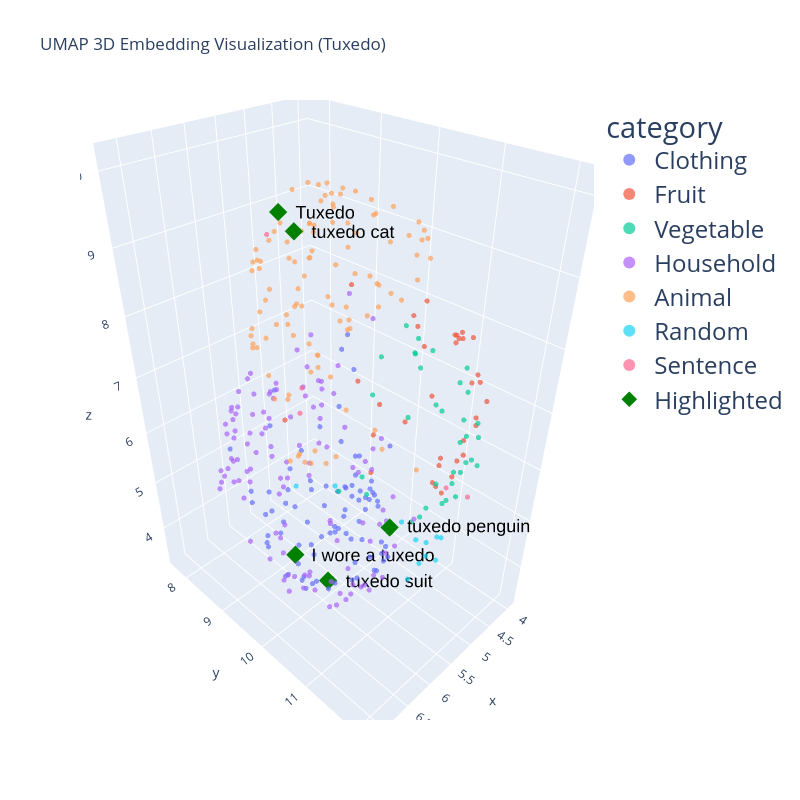

Source (notebook cell):
### Markdown cell above
## Highlight tuxedo related embeddings

### Code cell
import plotly.express as px
import plotly.graph_objects as go

# Highlight specific points

fig = px.scatter_3d(
    df,
    x="x", y="y", z="z",
    color="category" if "category" in df.columns else None,
    opacity=0.7,
    hover_name="name",
    title="UMAP 3D Embedding Visualization (Tuxedo)"
)
fig.update_traces(marker=dict(size=3)) 
fig.update_layout(
    height=800,
    width=800,
    legend=dict(
        font=dict(size=24),
        itemsizing='constant',  
        itemwidth=40            
    )
)

fig.add_trace(go.Scatter3d(
    x=highlight_tuxedo_df["x"],
    y=highlight_tuxedo_df["y"],
    z=highlight_tuxedo_df["z"],
    mode="markers+text",
    marker=dict(size=6, color="green", symbol="diamond"),
    text=highlight_tuxedo_df["name"],
    textposition="middle right", 
    textfont=dict(size=18, color="black", family="Arial"),
    name="Highlighted"
))
fig.show()

### Figure 1 — Plotly figure (JSON) as saved in the notebook; plotly's stock layout.template omitted (floating-point values rounded to 4 significant figures)
{"data": [{"hovertemplate": "<b>%{hovertext}</b><br><br>category=Clothing<br>x=%{x}<br>y=%{y}<br>z=%{z}<extra></extra>", "hovertext": ["T-Shirt", "Dress Shirt", "Blouse", "Tank Top", "Sweater", "Cardigan", "Hoodie", "Jacket", "Blazer", "Coat", "Trench Coat", "Raincoat", "Denim Jacket", "Leather Jacket", "Puffer Jacket", "Jeans", "Trousers", "Chinos", "Leggings", "Shorts", "Capri Pants", "Cargo Pants", "Sweatpants", "Skirt", "Mini Skirt", "Maxi Skirt", "Pencil Skirt", "Dress", "Evening Gown", "Sundress", "Suit", "Tuxedo", "Overalls", "Jumpsuit", "Tracksuit", "Bikini", "One-Piece Swimsuit", "Board Shorts", "Swim Trunks", "Bra", "Panties", "Boxers", "Briefs", "Sports Bra", "Lingerie", "Thermal Underwear", "Undershirt", "Socks", "Stockings", "Tights", "Compression Socks", "Hat", "Cap", "Beanie", "Fedora", "Sun Hat", "Bucket Hat", "Scarf", "Gloves", "Mittens", "Belt", "Suspenders", "Shoes", "Sneakers", "Boots", "Sandals", "Loafers", "Heels", "Slippers", "Flip Flops", "Clogs", "Dress Shoes", "Pajamas", "Nightgown", "Robe", "Bathrobe", "Sleep Shorts", "Sleep Shirt", "Workwear", "Uniform", "Apron", "Lab Coat", "Scrubs", "Chef Coat", "Coveralls", "Hi-Vis Vest"], "legendgroup": "Clothing", "marker": {"color": "#636efa", "opacity": 0.7, "size": 3, "symbol": "circle"}, "mode": "markers", "name": "Clothing", "scene": "scene", "showlegend": true, "type": "scatter3d", "x": [5.974, 5.715, 5.626, 6.077, 6.118, 6.455, 6.184, 6.204, 6.338, 6.169, 6.184, 6.473, 5.842, 6.127, 6.133, 4.811, 4.872, 7.082, 4.838, 4.579, 5.164, 5.335, 4.908, 5.548, 5.631, 5.727, 5.462, 5.636, 5.437, 5.11, 5.682, 6.668, 5.071, 5.549, 5.274, 4.83, 6.246, 5.537, 6.633, 4.688, 4.962, 4.362, 4.359, 5.567, 5.165, 5.233, 6.522, 4.264, 4.552, 4.487, 5.269, 4.704, 4.549, 6.585, 6.166, 4.774, 4.941, 6.119, 4.382, 4.265, 5.608, 5.017, 3.986, 4.059, 4.217, 3.936, 4.6, 4.207, 4.214, 3.922, 5.046, 4.412, 4.887, 7.211, 5.33, 6.836, 5.337, 5.202, 4.961, 5.382, 5.215, 6.422, 6.847, 6.405, 5.016, 5.935], "y": [8.968, 9.121, 8.959, 9.504, 8.441, 9.22, 8.885, 8.908, 9.32, 8.832, 9.757, 9.711, 10.06, 9.896, 9.995, 9.493, 9.235, 10.81, 9.396, 9.89, 10.65, 10.41, 9.843, 9.252, 10.41, 10.4, 10.63, 8.65, 10.18, 8.792, 8.403, 10.1, 9.918, 9.32, 9.221, 9.38, 10.39, 10.74, 10.22, 9.381, 8.977, 9.611, 9.49, 9.739, 8.874, 10.65, 10.65, 9.061, 8.899, 9.52, 10.59, 8.622, 8.926, 8.641, 10.67, 9.2, 9.683, 8.441, 9.251, 9.821, 8.267, 9.876, 9.238, 9.131, 8.934, 9.151, 9.102, 8.924, 9.107, 9.308, 9.472, 8.953, 9.157, 10.74, 8.447, 11.3, 10.7, 10.55, 9.244, 8.427, 8.093, 9.579, 10.62, 10.04, 10.08, 10.22], "z": [3.952, 3.595, 4.317, 3.699, 4.392, 4.865, 3.982, 3.754, 6.566, 3.772, 3.668, 3.912, 3.597, 3.571, 3.709, 3.365, 3.486, 7.369, 3.451, 4.254, 4.028, 3.98, 3.665, 3.578, 3.721, 3.735, 3.937, 3.767, 3.758, 4.476, 3.892, 9.995, 4.255, 3.388, 3.555, 7.468, 3.942, 4.069, 4.304, 6.802, 3.923, 4.193, 4.011, 4.208, 4.358, 4.314, 6.366, 4.257, 3.947, 3.876, 4.396, 5.328, 5.821, 5.905, 6.126, 5.366, 5.426, 4.646, 4.867, 5.333, 4.203, 4.858, 3.779, 3.635, 3.907, 3.97, 3.509, 3.631, 3.655, 3.572, 7.348, 3.449, 3.49, 7.125, 4.194, 6.951, 4.108, 4.059, 3.47, 3.895, 6.065, 3.727, 5.916, 3.798, 5.033, 3.687]}, {"hovertemplate": "<b>%{hovertext}</b><br><br>category=Fruit<br>x=%{x}<br>y=%{y}<br>z=%{z}<extra></extra>", "hovertext": ["Apple", "Banana", "Orange", "Strawberry", "Grape", "Watermelon", "Pineapple", "Mango", "Blueberry", "Peach", "Cherry", "Pear", "Kiwi", "Lemon", "Lime", "Coconut", "Avocado", "Pomegranate", "Papaya", "Raspberry", "Blackberry", "Plum", "Fig", "Guava", "Cantaloupe", "Apricot", "Nectarine", "Tangerine", "Cranberry", "Passion Fruit", "Jackfruit", "Lychee", "Date", "Persimmon"], "legendgroup": "Fruit", "marker": {"color": "#EF553B", "opacity": 0.7, "size": 3, "symbol": "circle"}, "mode": "markers", "name": "Fruit", "scene": "scene", "showlegend": true, "type": "scatter3d", "x": [5.013, 5.353, 4.795, 4.948, 4.831, 5.453, 5.015, 5.235, 5.273, 4.896, 4.656, 4.903, 6.4, 4.701, 4.763, 5.52, 5.468, 5.697, 5.479, 5.176, 5.02, 4.552, 4.994, 5.834, 6.482, 5.732, 5.793, 6.096, 5.335, 5.55, 5.913, 6.324, 5.075, 5.442], "y": [11.66, 11.63, 10.76, 11.68, 11.67, 11.92, 11.97, 11.61, 12.02, 11.33, 11.17, 11.44, 10.95, 11.28, 10.61, 11.13, 11.88, 11.81, 11.07, 11.95, 11.84, 10.58, 9.755, 11.73, 11.39, 11.86, 11.9, 11.15, 11.91, 11.81, 11.91, 11.27, 8.156, 12.0], "z": [8.412, 8.573, 8.498, 7.739, 7.806, 6.911, 7.631, 8.468, 7.421, 8.159, 8.107, 8.264, 9.34, 8.211, 8.058, 8.701, 6.636, 6.566, 7.097, 7.451, 7.858, 7.649, 6.903, 7.989, 7.02, 7.082, 7.019, 7.719, 7.163, 6.361, 6.823, 7.44, 5.419, 7.041]}, {"hovertemplate": "<b>%{hovertext}</b><br><br>category=Vegetable<br>x=%{x}<br>y=%{y}<br>z=%{z}<extra></extra>", "hovertext": ["Carrot", "Broccoli", "Spinach", "Potato", "Tomato", "Onion", "Garlic", "Cucumber", "Bell Pepper", "Lettuce", "Cabbage", "Zucchini", "Celery", "Cauliflower", "Eggplant", "Green Beans", "Kale", "Beetroot", "Radish", "Turnip", "Pumpkin", "Sweet Potato", "Artichoke", "Asparagus", "Leek", "Brussels Sprouts", "Peas", "Chili Pepper", "Corn", "Okra", "Rutabaga", "Parsnip", "Swiss Chard", "Mustard Greens", "Fennel"], "legendgroup": "Vegetable", "marker": {"color": "#00cc96", "opacity": 0.7, "size": 3, "symbol": "circle"}, "mode": "markers", "name": "Vegetable", "scene": "scene", "showlegend": true, "type": "scatter3d", "x": [4.54, 4.725, 5.264, 4.587, 4.672, 4.532, 4.699, 5.078, 5.708, 4.895, 4.489, 4.851, 5.493, 5.234, 5.096, 5.274, 5.692, 5.817, 5.177, 6.62, 4.701, 5.406, 5.478, 4.985, 5.845, 5.537, 4.589, 5.813, 4.438, 6.121, 6.93, 6.51, 5.962, 5.215, 6.368], "y": [10.46, 11.48, 11.93, 10.46, 11.46, 10.41, 10.98, 11.69, 11.7, 11.66, 11.19, 11.82, 11.65, 11.75, 11.91, 11.77, 11.42, 11.89, 11.98, 11.38, 10.36, 11.79, 12.01, 11.94, 10.93, 11.82, 10.76, 11.69, 11.24, 11.62, 11.29, 11.36, 11.67, 11.81, 11.28], "z": [7.724, 6.946, 6.782, 7.497, 7.363, 7.471, 6.937, 6.875, 6.126, 6.858, 7.308, 6.901, 7.566, 6.492, 6.714, 6.332, 8.18, 6.733, 7.388, 7.025, 7.949, 6.131, 6.791, 6.57, 8.189, 6.181, 7.676, 6.032, 7.542, 7.776, 6.932, 6.663, 6.031, 6.089, 8.048]}, {"hovertemplate": "<b>%{hovertext}</b><br><br>category=Household<br>x=%{x}<br>y=%{y}<br>z=%{z}<extra></extra>", "hovertext": ["Chair", "Table", "Sofa", "Bed", "Desk", "Bookshelf", "Lamp", "Fan", "Ceiling Light", "Floor Lamp", "Clock", "Mirror", "Curtains", "Blinds", "Carpet", "Rug", "Door Mat", "Doormat", "Cushion", "Pillow", "Blanket", "Comforter", "Duvet", "Mattress", "Wardrobe", "Drawer", "Cabinet", "Cupboard", "Shelf", "Television", "Remote Control", "Router", "Speaker", "Headphones", "Laptop", "Phone Charger", "Power Strip", "Vacuum Cleaner", "Broom", "Dustpan", "Mop", "Bucket", "Cleaning Spray", "Detergent", "Laundry Basket", "Iron", "Ironing Board", "Dish Rack", "Trash Can", "Recycling Bin", "Toilet Brush", "Plunger", "Toilet Paper", "Paper Towels", "Soap Dispenser", "Towel", "Hand Towel", "Bath Towel", "Shower Curtain", "Shampoo", "Conditioner", "Body Wash", "Toothbrush", "Toothpaste", "Razor", "Hair Dryer", "Comb", "Scissors", "Measuring Tape", "Sewing Kit", "Toolbox", "Hammer", "Screwdriver", "Wrench", "Nails", "Tape", "Glue", "Flashlight", "Battery", "Extension Cord", "Notepad", "Pen", "Pencil", "Eraser", "Stapler", "Calculator", "Mug", "Plate", "Bowl", "Fork", "Spoon", "Knife", "Water Bottle", "Pitcher", "Frying Pan", "Saucepan", "Pot", "Lid", "Colander", "Cutting Board", "Can Opener", "Peeler", "Grater", "Toaster", "Microwave", "Kettle", "Coffee Maker", "Blender", "Oven Mitts", "Measuring Cups", "Timer", "Ziploc Bags", "Plastic Wrap", "Aluminum Foil", "Dish Soap", "Sponge"], "legendgroup": "Household", "marker": {"color": "#ab63fa", "opacity": 0.7, "size": 3, "symbol": "circle"}, "mode": "markers", "name": "Household", "scene": "scene", "showlegend": true, "type": "scatter3d", "x": [5.599, 5.352, 6.093, 6.386, 5.897, 5.944, 6.254, 6.577, 5.308, 5.239, 4.979, 4.699, 5.026, 4.249, 5.812, 6.109, 5.498, 5.848, 6.221, 6.509, 6.328, 6.578, 6.527, 6.301, 5.362, 6.069, 5.841, 5.921, 5.859, 5.999, 5.819, 6.631, 5.181, 4.183, 6.671, 6.016, 5.396, 7.045, 5.531, 5.66, 5.283, 5.268, 7.068, 7.094, 6.624, 4.909, 6.175, 6.507, 6.429, 6.586, 6.983, 6.471, 6.59, 7.057, 6.868, 6.987, 7.154, 7.003, 6.788, 7.05, 6.675, 7.024, 6.934, 6.68, 5.335, 6.925, 5.032, 5.321, 5.825, 5.743, 6.165, 5.481, 6.509, 6.327, 4.125, 4.802, 4.921, 5.448, 6.028, 5.522, 6.727, 5.714, 6.213, 6.524, 6.538, 6.515, 6.047, 5.12, 5.52, 5.467, 5.715, 5.51, 7.062, 5.645, 6.619, 5.249, 5.782, 4.765, 6.11, 6.075, 5.636, 6.506, 5.886, 6.409, 5.808, 6.268, 6.571, 6.397, 5.297, 6.257, 4.769, 5.71, 6.123, 5.654, 6.833, 4.909], "y": [7.843, 7.942, 7.983, 8.029, 7.791, 7.666, 8.473, 8.633, 10.57, 10.75, 8.194, 8.628, 8.671, 8.976, 8.061, 8.111, 10.78, 10.6, 7.996, 8.19, 8.514, 8.403, 8.151, 8.246, 8.238, 7.838, 7.828, 7.844, 7.788, 9.247, 10.84, 9.079, 7.864, 9.367, 8.919, 10.21, 10.96, 10.75, 9.15, 10.55, 9.634, 8.962, 10.56, 10.25, 10.8, 9.483, 10.8, 11.02, 10.76, 10.98, 10.77, 9.481, 11.13, 10.31, 10.66, 9.497, 10.15, 10.34, 10.67, 10.29, 9.193, 10.29, 10.25, 10.88, 9.133, 10.58, 8.955, 8.962, 11.11, 10.68, 8.997, 8.989, 9.536, 9.11, 9.331, 8.786, 8.904, 9.558, 8.963, 10.89, 9.962, 8.666, 8.773, 9.869, 9.213, 9.76, 8.022, 8.031, 7.794, 8.298, 8.187, 8.506, 10.42, 8.052, 10.94, 10.48, 7.881, 8.739, 10.58, 10.91, 11.02, 10.13, 10.15, 8.843, 9.767, 8.314, 11.21, 10.2, 11.21, 11.24, 8.542, 10.84, 10.96, 10.99, 11.05, 9.941], "z": [5.253, 5.615, 5.007, 5.003, 5.281, 5.327, 6.429, 5.709, 4.794, 5.428, 5.456, 5.502, 4.469, 4.372, 4.717, 4.669, 5.355, 6.172, 4.929, 4.926, 4.674, 5.224, 4.774, 4.842, 3.98, 5.683, 5.769, 5.702, 5.41, 5.346, 4.983, 5.755, 5.359, 4.519, 5.91, 5.044, 4.669, 5.149, 6.77, 6.229, 7.245, 6.923, 4.992, 5.628, 4.188, 8.196, 4.095, 4.428, 5.376, 4.589, 5.104, 6.354, 5.22, 4.715, 5.005, 4.859, 5.101, 4.795, 4.572, 5.533, 5.647, 5.23, 5.674, 6.01, 7.569, 4.659, 6.564, 6.42, 4.429, 3.855, 6.263, 7.318, 6.229, 6.305, 4.924, 6.219, 6.475, 5.821, 6.793, 4.557, 6.212, 6.422, 6.425, 6.327, 6.134, 5.8, 6.095, 6.127, 6.291, 6.253, 6.271, 6.409, 4.572, 6.567, 4.337, 6.376, 6.206, 5.865, 7.083, 4.263, 5.36, 6.75, 7.301, 6.017, 6.211, 6.287, 4.946, 6.427, 5.321, 4.604, 5.726, 4.177, 5.641, 5.379, 5.091, 7.975]}, {"hovertemplate": "<b>%{hovertext}</b><br><br>category=Animal<br>x=%{x}<br>y=%{y}<br>z=%{z}<extra></extra>", "hovertext": ["Dog", "Cat", "Cow", "Horse", "Pig", "Sheep", "Goat", "Chicken", "Duck", "Goose", "Turkey", "Rabbit", "Hamster", "Guinea Pig", "Ferret", "Parrot", "Canary", "Goldfish", "Turtle", "Frog", "Snake", "Lizard", "Gecko", "Chameleon", "Iguana", "Salamander", "Alligator", "Crocodile", "Lion", "Tiger", "Elephant", "Giraffe", "Zebra", "Hippopotamus", "Rhinoceros", "Kangaroo", "Koala", "Panda", "Leopard", "Cheetah", "Wolf", "Fox", "Bear", "Otter", "Raccoon", "Squirrel", "Skunk", "Badger", "Bat", "Owl", "Eagle", "Hawk", "Falcon", "Penguin", "Seal", "Walrus", "Dolphin", "Whale", "Shark", "Octopus", "Squid", "Jellyfish", "Crab", "Lobster", "Starfish", "Sea Urchin", "Coral", "Butterfly", "Bee", "Wasp", "Ant", "Spider", "Ladybug", "Beetle", "Moth", "Dragonfly", "Grasshopper", "Snail", "Slug", "Earthworm", "Mosquito", "Fly", "Caterpillar", "Centipede", "Millipede", "Camel", "Donkey", "Mule", "Ox", "Reindeer", "Moose", "Caribou", "Hedgehog", "Porcupine", "Armadillo", "Meerkat", "Wombat", "Tapir", "Capybara", "Chimpanzee", "Gorilla", "Orangutan", "Baboon", "Lemur", "Mandrill"], "legendgroup": "Animal", "marker": {"color": "#FFA15A", "opacity": 0.7, "size": 3, "symbol": "circle"}, "mode": "markers", "name": "Animal", "scene": "scene", "showlegend": true, "type": "scatter3d", "x": [5.283, 5.885, 5.366, 5.486, 5.114, 5.538, 5.564, 4.687, 4.918, 5.283, 4.872, 5.045, 6.006, 6.579, 6.244, 5.248, 4.938, 6.343, 6.531, 5.938, 6.574, 6.667, 6.779, 6.896, 6.957, 7.053, 6.78, 6.777, 5.86, 5.701, 5.782, 6.437, 5.871, 6.942, 7.062, 6.649, 6.789, 6.039, 6.154, 6.502, 5.37, 5.526, 5.525, 5.326, 6.716, 6.042, 6.732, 6.277, 5.617, 5.212, 4.862, 4.828, 4.892, 5.723, 4.727, 5.853, 5.875, 5.226, 5.178, 5.804, 5.624, 6.162, 5.275, 5.788, 6.508, 7.116, 4.949, 6.712, 5.881, 6.171, 5.724, 6.436, 6.982, 6.399, 6.651, 6.75, 6.864, 5.758, 5.63, 6.822, 6.778, 6.483, 6.911, 7.105, 7.036, 5.878, 6.043, 4.795, 4.762, 6.101, 5.898, 6.636, 6.139, 7.172, 6.904, 6.734, 6.56, 6.497, 6.427, 6.999, 6.813, 6.8, 6.171, 6.767, 6.851], "y": [9.547, 10.39, 9.623, 9.405, 9.647, 9.378, 9.439, 10.52, 10.2, 10.8, 10.82, 9.733, 10.86, 10.77, 10.51, 10.94, 10.66, 10.34, 9.438, 9.416, 9.462, 9.722, 9.836, 10.09, 10.24, 10.0, 9.897, 10.06, 10.25, 10.12, 9.808, 10.34, 10.49, 11.09, 10.85, 10.45, 10.63, 10.28, 10.23, 10.48, 10.27, 10.45, 9.686, 10.31, 10.64, 9.513, 10.65, 9.559, 8.948, 10.48, 10.59, 10.66, 10.77, 10.94, 8.913, 10.83, 10.12, 9.532, 9.84, 10.37, 10.14, 10.15, 9.781, 10.17, 10.39, 10.8, 10.46, 9.629, 9.423, 9.381, 9.39, 9.385, 10.94, 9.43, 9.449, 10.24, 10.11, 9.366, 9.089, 10.3, 9.642, 9.245, 10.08, 10.63, 10.73, 9.73, 9.396, 9.932, 9.894, 9.704, 10.04, 11.69, 10.95, 11.08, 10.8, 10.75, 11.04, 11.45, 10.94, 10.57, 9.866, 10.5, 11.84, 10.46, 11.16], "z": [9.547, 9.734, 9.626, 9.326, 8.991, 9.359, 9.014, 9.221, 9.169, 9.532, 9.126, 9.19, 9.278, 9.195, 9.874, 9.003, 9.136, 7.998, 9.164, 9.022, 9.074, 9.216, 9.391, 9.021, 9.232, 8.685, 9.397, 9.692, 10.03, 10.03, 10.01, 9.868, 10.12, 7.252, 7.202, 9.872, 9.462, 10.09, 10.02, 9.826, 9.846, 9.749, 9.941, 9.674, 9.654, 9.297, 9.656, 9.509, 7.929, 9.776, 9.523, 9.427, 9.374, 8.993, 6.475, 9.125, 8.602, 8.743, 8.701, 8.338, 8.161, 8.013, 8.23, 8.364, 8.025, 7.295, 8.458, 8.135, 8.326, 8.155, 8.267, 8.442, 7.383, 8.063, 8.208, 7.733, 7.665, 8.522, 7.658, 7.731, 8.221, 7.877, 8.015, 7.119, 7.247, 10.04, 9.506, 8.11, 8.414, 10.0, 9.969, 7.628, 8.866, 7.38, 8.751, 8.513, 7.813, 7.697, 8.919, 8.938, 9.539, 9.092, 7.14, 9.564, 7.345]}, {"hovertemplate": "<b>%{hovertext}</b><br><br>category=Random<br>x=%{x}<br>y=%{y}<br>z=%{z}<extra></extra>", "hovertext": ["Quantum entanglement", "Existentialism", "Blockchain consensus algorithm", "def __init__(self):", "Python lambda function", "API endpoint documentation", "ß∂ƒ©˙∆˚¬…æ", "🚀✨🐍", "flarnblax", "glorbulation", "zzztorp hive-core"], "legendgroup": "Random", "marker": {"color": "#19d3f3", "opacity": 0.7, "size": 3, "symbol": "circle"}, "mode": "markers", "name": "Random", "scene": "scene", "showlegend": true, "type": "scatter3d", "x": [5.311, 5.964, 5.485, 5.927, 5.608, 5.521, 5.934, 5.815, 6.956, 7.19, 6.141], "y": [11.64, 11.77, 11.84, 11.65, 11.87, 11.64, 11.83, 11.83, 11.26, 10.82, 11.65], "z": [5.28, 5.776, 5.523, 4.897, 5.202, 5.045, 5.354, 5.663, 7.011, 6.882, 6.14]}, {"hovertemplate": "<b>%{hovertext}</b><br><br>category=Sentence<br>x=%{x}<br>y=%{y}<br>z=%{z}<extra></extra>", "hovertext": ["kiwi bird", "kiwi fruit", "kiwi man", "tuxedo suit", "tuxedo cat", "tuxedo penguin", "I ate a juicy kiwi", "A kiwi can't fly", "I wore a tuxedo"], "legendgroup": "Sentence", "marker": {"color": "#FF6692", "opacity": 0.7, "size": 3, "symbol": "circle"}, "mode": "markers", "name": "Sentence", "scene": "scene", "showlegend": true, "type": "scatter3d", "x": [6.868, 5.451, 6.955, 5.928, 6.76, 6.357, 5.424, 6.459, 5.922], "y": [10.57, 11.81, 10.72, 10.05, 10.45, 11.63, 12.13, 9.639, 9.255], "z": [7.683, 6.389, 8.156, 3.609, 9.903, 6.178, 6.416, 9.548, 3.615]}, {"marker": {"color": "green", "size": 6, "symbol": "diamond"}, "mode": "markers+text", "name": "Highlighted", "text": ["Tuxedo", "tuxedo suit", "tuxedo cat", "tuxedo penguin", "I wore a tuxedo"], "textfont": {"color": "black", "family": "Arial", "size": 18}, "textposition": "middle right", "type": "scatter3d", "x": [6.668, 5.928, 6.76, 6.357, 5.922], "y": [10.1, 10.05, 10.45, 11.63, 9.255], "z": [9.995, 3.609, 9.903, 6.178, 3.615]}], "layout": {"height": 800, "legend": {"font": {"size": 24}, "itemsizing": "constant", "itemwidth": 40, "title": {"text": "category"}, "tracegroupgap": 0}, "scene": {"domain": {"x": [0, 1], "y": [0, 1]}, "xaxis": {"title": {"text": "x"}}, "yaxis": {"title": {"text": "y"}}, "zaxis": {"title": {"text": "z"}}}, "title": {"text": "UMAP 3D Embedding Visualization (Tuxedo)"}, "width": 800}}
